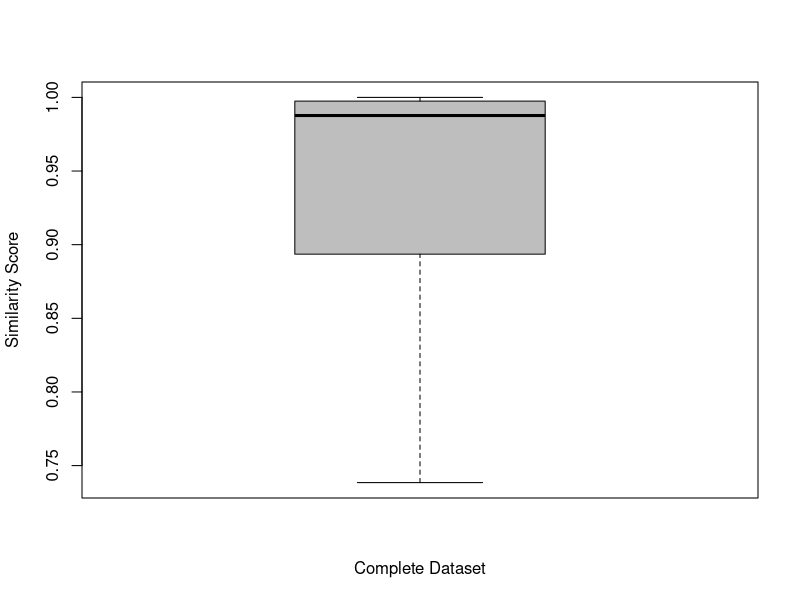
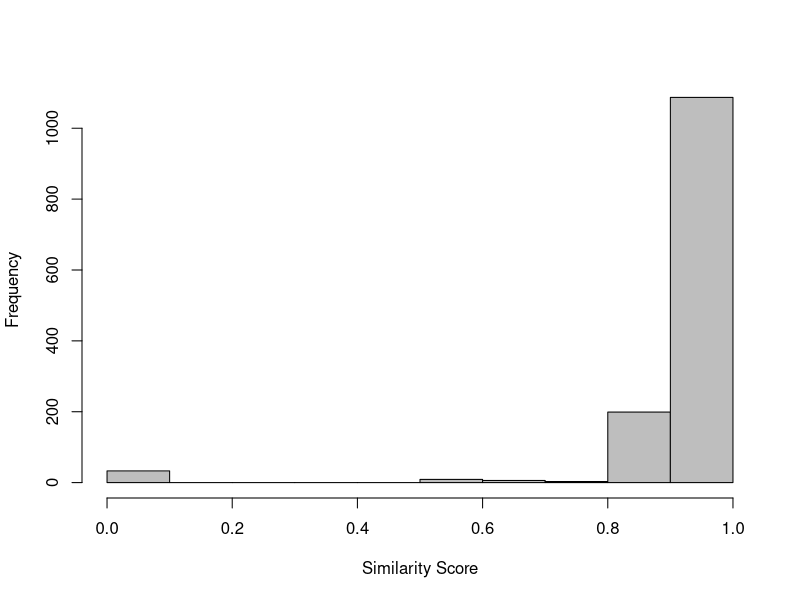

Here is the R script that generated these plots, in order:
## ---- chunk 1
knitr::opts_chunk$set(echo = TRUE)
knitr::opts_chunk$set(fig.width=5, fig.height=5, fig.path='./figures/', dev=c('png', 'pdf'))
setwd(".")
library(sqldf)
library(xtable)
## ---- chunk 2
full_ds <- read.csv("large_ds.csv", head=T, sep=',')
small_ds <- read.csv("small_ds.csv", head=T, sep=',')
full_ds$similarity = as.numeric(as.character(full_ds$similarity))
#full_ds = sqldf("select * from full_ds where family in (select family from small_ds where family <> 'None')
#                and family <> 'gappusin'")
## ---- chunk 3
nrow(full_ds)
nrow(small_ds)
## ---- chunk 4
sqldf("select malware, count(*) from full_ds group by malware")
## ---- chunk 5
sqldf("select apidetected, count(*) from full_ds group by apidetected")

sqldf("select malware, apidetected, count(*) 
       from full_ds 
       group by malware, apidetected")
## ---- chunk 6
sqldf("select apidetected, count(*) from small_ds group by apidetected")

sqldf("select malware, apidetected, count(*) 
       from small_ds 
       group by malware, apidetected")
## ---- chunk 7
sqldf("select malware, apidetected, count(*) 
       from small_ds 
       group by malware, apidetected")


rp <- sqldf("select count(*) from small_ds where malware = 'True'")

tp <- sqldf("select * from small_ds where malware = 'True' and apidetected = 'True'" )

fp <- sqldf("select * from small_ds where malware = 'False' and apidetected = 'True'" )

fn <- sqldf("select * from small_ds where malware = 'True' and apidetected = 'False'" )

precision = nrow(tp) / (nrow(tp) + nrow(fp))

recall = nrow(tp) / (nrow(tp) + nrow(fn))

fscore = 2 * (precision*recall) / (precision + recall)

precision
recall
fscore
## ---- chunk 8
summary(small_ds$similarity)
sd(small_ds$similarity)
## ---- chunk 9
total <- nrow(small_ds) 

totalNoFamily <- nrow(sqldf("select * from small_ds where family = 'None'"))

percentageWithFamily <- 100 - (totalNoFamily * 100 / total)

percentageWithFamily

families <- sqldf("select family, count(*) as Total 
                   from small_ds where family != 'None'
                   group by family 
                   order by 2 desc")

families["Percentage"] <- families$Total * 100 / percentageWithFamily

sqldf("select family, percentage from families order by 2 desc")
## ---- chunk 10
tp <- sqldf("select * from full_ds where malware = 'True' and apidetected = 'True'" )

fp <- sqldf("select * from full_ds where malware = 'False' and apidetected = 'True'" )

fn <- sqldf("select * from full_ds where malware = 'True' and apidetected = 'False'" )

precision = nrow(tp) / (nrow(tp) + nrow(fp))

recall = nrow(tp) / (nrow(tp) + nrow(fn))

fscore = 2 * (precision*recall) / (precision + recall)

precision
recall
fscore
## ---- chunk 11
summary(full_ds$similarity)
sd(full_ds$similarity)

sqldf("select count(*) from full_ds where similarity = 0")

sqldf("select count(*) from full_ds where similarity < 0.25")
sqldf("select count(*)  from full_ds where similarity >= 0.25 and similarity < 0.5")
sqldf("select count(*)  from full_ds where similarity >= 0.5 and similarity < 0.75")
sqldf("select count(*)  from full_ds where similarity >= 0.75")
sqldf("select count(*)  from full_ds where similarity >= 0.90")
## ---- chunk 12
#s1 <- sqldf("select ds.*, 'True' as h1 
#             from full_ds ds 
#             where (malware = 'True' and apidetected = 'True') or 
#                   (malware = 'False' and apidetected = 'False')")

s1 <- sqldf("select ds.*, 'True' as h1 
             from full_ds ds 
             where (malware = 'True' and apidetected = 'True')")

s2 <- sqldf("select ds.*, 'False' as h1 
             from full_ds ds
             where (malware = 'True' and apidetected = 'False') or 
                   (malware = 'False' and apidetected = 'True')")

ds <- rbind(s1, s2)

ds$h1 <- as.factor(ds$h1)

# cor.test(ds$h1, ds$similarity)

nrow(ds)

sqldf("select h1, count(*) from ds group by h1")

model <- glm(h1~similarity, data=ds, family = "binomial")

summary(model)
## ---- chunk 13
set.seed(123)

km.res <- kmeans(ds$similarity, 10)


print(km.res$centers)

dd <- cbind(ds, cluster = km.res$cluster)


s1 <- sqldf("select cluster, count(*) as total from dd group by cluster")
s2 <- sqldf("select cluster, count(*) as hits from dd where h1 = 'True' group by cluster")

dd = merge(s1, s2)

dd["Percentage"] = dd$hits * 100 / dd$total

dd 

cs = data.frame("cluster" = c(1,2,3,4,5, 6, 7, 8, 9, 10), 
                "averageSimilarity" = km.res$centers)

cs = merge(dd, cs)

colnames(cs)

xtable(sqldf("select cluster, averageSimilarity, total, hits, percentAGE 
              from cs 
              order by averageSimilarity"))
## ---- chunk 14
summary(small_ds$similarity)
summary(full_ds$similarity)

sd(small_ds$similarity)
sd(full_ds$similarity)


sds <- sqldf("select similarity, 'Small Dataset' as dataset from small_ds") 
cds <- sqldf("select similarity, 'Complete Dataset' as dataset from full_ds") 

#ds <- rbind(sds, cds)
ds <- rbind(cds)

#ds$dataset <- factor(ds$dataset , levels=c("Small Dataset", "Complete Dataset"))
ds$dataset <- factor(ds$dataset , levels=c("Complete Dataset"))

boxplot(similarity~dataset, data = ds, xlab="Complete Dataset", ylab="Similarity Score", col = c("gray"), outline=F)
## ---- chunk 15

tp <- sqldf("select * from full_ds where malware = 'True' and (apidetected = 'True' or paramdetected = 'True')" )

fp <- sqldf("select * from full_ds where malware = 'False' and (apidetected = 'True' or paramdetected = 'True')" )

fn <- sqldf("select * from full_ds where malware = 'True' and (apidetected = 'False' and paramdetected = 'False')" )

precision = nrow(tp) / (nrow(tp) + nrow(fp))

recall = nrow(tp) / (nrow(tp) + nrow(fn))

fscore = 2 * (precision*recall) / (precision + recall)

precision
recall
fscore
nrow(tp)
nrow(fp)
nrow(fn)
## ---- chunk 16

tp <- sqldf("select * from full_ds where malware = 'True' and (apidetected = 'True' or tracedetected = 'True')" )

fp <- sqldf("select * from full_ds where malware = 'False' and (apidetected = 'True' or tracedetected = 'True')" )

fn <- sqldf("select * from full_ds where malware = 'True' and (apidetected = 'False' and tracedetected = 'False')" )

precision = nrow(tp) / (nrow(tp) + nrow(fp))

recall = nrow(tp) / (nrow(tp) + nrow(fn))

fscore = 2 * (precision*recall) / (precision + recall)

precision
recall
fscore
nrow(tp)
nrow(fp)
nrow(fn)
## ---- chunk 17

tp <- sqldf("select * from full_ds where malware = 'True' and (apidetected = 'True' or tracedetected = 'True' or paramdetected = 'True')" )

fp <- sqldf("select * from full_ds where malware = 'False' and (apidetected = 'True' or tracedetected = 'True' or paramdetected = 'True')" )

fn <- sqldf("select * from full_ds where malware = 'True' and (apidetected = 'False' and tracedetected = 'False' and paramdetected = 'False')" )

precision = nrow(tp) / (nrow(tp) + nrow(fp))

recall = nrow(tp) / (nrow(tp) + nrow(fn))

fscore = 2 * (precision*recall) / (precision + recall)

precision
recall
fscore
nrow(tp)
nrow(fp)
nrow(fn)
## ---- chunk 18

sqldf("select malware, apidetected, count(*) 
       from full_ds 
       where family = 'gappusin'
       group by malware, apidetected")

tp <- sqldf("select * from full_ds where malware = 'True' and apidetected = 'True' and family 
            
            not in ('revmob','gappusin')
            
            
            
            ")

fp <- sqldf("select * from full_ds where malware = 'False' and apidetected = 'True'")

fn <- sqldf("select * from full_ds where malware = 'True' and apidetected = 'False' and family
            not in ('revmob','gappusin')
            
            
            ") 


precision = nrow(tp) / (nrow(tp) + nrow(fp))

recall = nrow(tp) / (nrow(tp) + nrow(fn))

fscore = 2 * (precision*recall) / (precision + recall)

precision
recall
fscore
## ---- chunk 19

gappusin <- sqldf("select * from full_ds where family =  'gappusin'")

summary(gappusin$similarity)
sd(gappusin$similarity)
hist(gappusin$similarity, main="", xlab="Similarity Score", ylab="Frequency", col = c("gray"))
## ---- chunk 20
sqldf("select family, count(*) 
       from full_ds 
       where malware = 'True' 
       group by family order by 2 desc")


sqldf("select malware, apidetected, count(*) 
       from full_ds 
       where family = 'gappusin'
       group by malware, apidetected")

sqldf("select count(distinct family) from full_ds")


totalWithFamily <- nrow(sqldf("select * from full_ds where malware = 'True'"))

families <- sqldf("select family, count(*) as Total 
                   from full_ds 
                   group by family 
                  order by 2 desc")

families["Percentage"] <- families["Total"] * 100 / totalWithFamily
sqldf("select family, Percentage
       from families where family <> 'None'
       order by 2 desc")
## ---- chunk 21

tp <- sqldf("select * from full_ds where (malware = 'True' or qtdvendor = 1) and apidetected = 'True'")

fp <- sqldf("select * from full_ds where (malware = 'False' and qtdvendor = 0) and apidetected = 'True'")

fn <- sqldf("select * from full_ds where (malware = 'True' or qtdvendor = 1) and apidetected = 'False'" )

precision1V = nrow(tp) / (nrow(tp) + nrow(fp))

recall1V = nrow(tp) / (nrow(tp) + nrow(fn))

fscore1V = 2 * (precision1V*recall1V) / (precision1V + recall1V)

precision1V
recall1V
fscore1V
